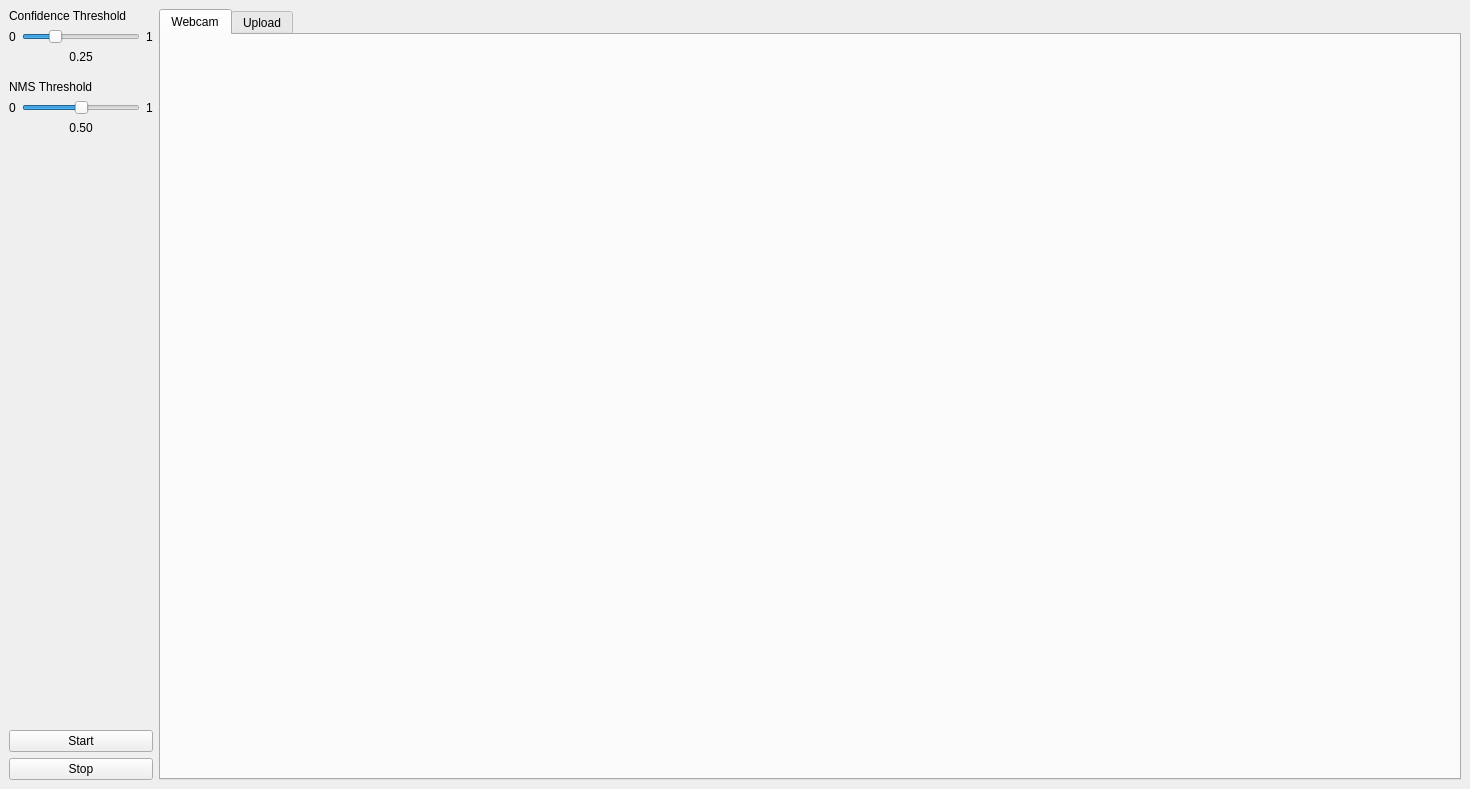
<?xml version="1.0" encoding="UTF-8"?>
<ui version="4.0">
 <class>MainWindow</class>
 <widget class="QMainWindow" name="MainWindow">
  <property name="geometry">
   <rect>
    <x>0</x>
    <y>0</y>
    <width>1470</width>
    <height>789</height>
   </rect>
  </property>
  <property name="acceptDrops">
   <bool>true</bool>
  </property>
  <property name="windowTitle">
   <string>YOLO Object Detection</string>
  </property>
  <widget class="QWidget" name="centralWidget">
   <layout class="QHBoxLayout" name="mainLayout">
    <item>
     <layout class="QVBoxLayout" name="settingsLayout">
      <item>
       <widget class="QLabel" name="confThresholdLabel">
        <property name="maximumSize">
         <size>
          <width>16777215</width>
          <height>20</height>
         </size>
        </property>
        <property name="text">
         <string>Confidence Threshold</string>
        </property>
       </widget>
      </item>
      <item>
       <layout class="QHBoxLayout" name="confSliderLayout">
        <item>
         <widget class="QLabel" name="confMinLabel">
          <property name="maximumSize">
           <size>
            <width>16777215</width>
            <height>20</height>
           </size>
          </property>
          <property name="text">
           <string>0</string>
          </property>
         </widget>
        </item>
        <item>
         <widget class="QSlider" name="confThresholdSlider">
          <property name="maximum">
           <number>100</number>
          </property>
          <property name="value">
           <number>25</number>
          </property>
          <property name="orientation">
           <enum>Qt::Horizontal</enum>
          </property>
         </widget>
        </item>
        <item>
         <widget class="QLabel" name="confMaxLabel">
          <property name="maximumSize">
           <size>
            <width>16777215</width>
            <height>20</height>
           </size>
          </property>
          <property name="text">
           <string>1</string>
          </property>
         </widget>
        </item>
       </layout>
      </item>
      <item>
       <widget class="QLabel" name="confValueLabel">
        <property name="maximumSize">
         <size>
          <width>16777215</width>
          <height>20</height>
         </size>
        </property>
        <property name="text">
         <string>0.25</string>
        </property>
        <property name="alignment">
         <set>Qt::AlignCenter</set>
        </property>
       </widget>
      </item>
      <item>
       <spacer name="verticalSpacer">
        <property name="orientation">
         <enum>Qt::Vertical</enum>
        </property>
        <property name="sizeType">
         <enum>QSizePolicy::Fixed</enum>
        </property>
        <property name="sizeHint" stdset="0">
         <size>
          <width>10</width>
          <height>10</height>
         </size>
        </property>
       </spacer>
      </item>
      <item>
       <widget class="QLabel" name="nmsThresholdLabel">
        <property name="maximumSize">
         <size>
          <width>16777215</width>
          <height>20</height>
         </size>
        </property>
        <property name="text">
         <string>NMS Threshold</string>
        </property>
       </widget>
      </item>
      <item>
       <layout class="QHBoxLayout" name="nmsSliderLayout">
        <item>
         <widget class="QLabel" name="nmsMinLabel">
          <property name="maximumSize">
           <size>
            <width>16777215</width>
            <height>20</height>
           </size>
          </property>
          <property name="text">
           <string>0</string>
          </property>
         </widget>
        </item>
        <item>
         <widget class="QSlider" name="nmsThresholdSlider">
          <property name="maximum">
           <number>100</number>
          </property>
          <property name="value">
           <number>50</number>
          </property>
          <property name="orientation">
           <enum>Qt::Horizontal</enum>
          </property>
         </widget>
        </item>
        <item>
         <widget class="QLabel" name="nmsMaxLabel">
          <property name="maximumSize">
           <size>
            <width>16777215</width>
            <height>20</height>
           </size>
          </property>
          <property name="text">
           <string>1</string>
          </property>
         </widget>
        </item>
       </layout>
      </item>
      <item>
       <widget class="QLabel" name="nmsValueLabel">
        <property name="maximumSize">
         <size>
          <width>16777215</width>
          <height>20</height>
         </size>
        </property>
        <property name="text">
         <string>0.50</string>
        </property>
        <property name="alignment">
         <set>Qt::AlignCenter</set>
        </property>
       </widget>
      </item>
      <item>
       <spacer name="verticalSpacer_2">
        <property name="orientation">
         <enum>Qt::Vertical</enum>
        </property>
        <property name="sizeType">
         <enum>QSizePolicy::Expanding</enum>
        </property>
        <property name="sizeHint" stdset="0">
         <size>
          <width>20</width>
          <height>40</height>
         </size>
        </property>
       </spacer>
      </item>
      <item>
       <widget class="QPushButton" name="startButton">
        <property name="text">
         <string>Start</string>
        </property>
       </widget>
      </item>
      <item>
       <widget class="QPushButton" name="stopButton">
        <property name="text">
         <string>Stop</string>
        </property>
       </widget>
      </item>
     </layout>
    </item>
    <item>
     <widget class="QTabWidget" name="tabWidget">
      <property name="currentIndex">
       <number>0</number>
      </property>
      <widget class="QWidget" name="webcamTab">
       <attribute name="title">
        <string>Webcam</string>
       </attribute>
       <layout class="QVBoxLayout" name="webcamLayout">
        <item>
         <widget class="QWidget" name="videoWidgetContainer" native="true">
          <property name="minimumSize">
           <size>
            <width>1280</width>
            <height>720</height>
           </size>
          </property>
         </widget>
        </item>
       </layout>
      </widget>
      <widget class="QWidget" name="uploadTab">
       <attribute name="title">
        <string>Upload</string>
       </attribute>
       <layout class="QVBoxLayout" name="uploadLayout">
        <item>
         <widget class="QPushButton" name="uploadButton">
          <property name="text">
           <string>Upload</string>
          </property>
         </widget>
        </item>
       </layout>
      </widget>
     </widget>
    </item>
   </layout>
  </widget>
 </widget>
 <resources/>
 <connections/>
</ui>
